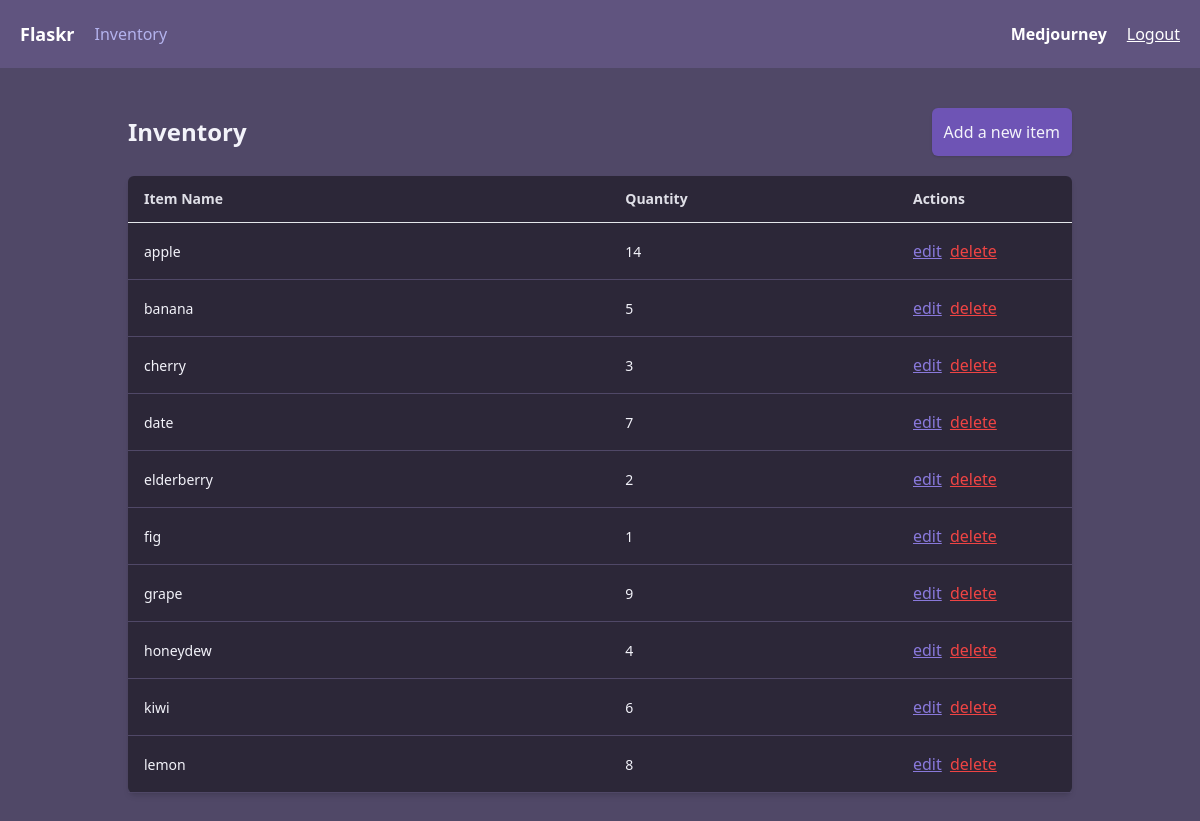
The page /inventory/ (signed in) on the database as committed earlier.
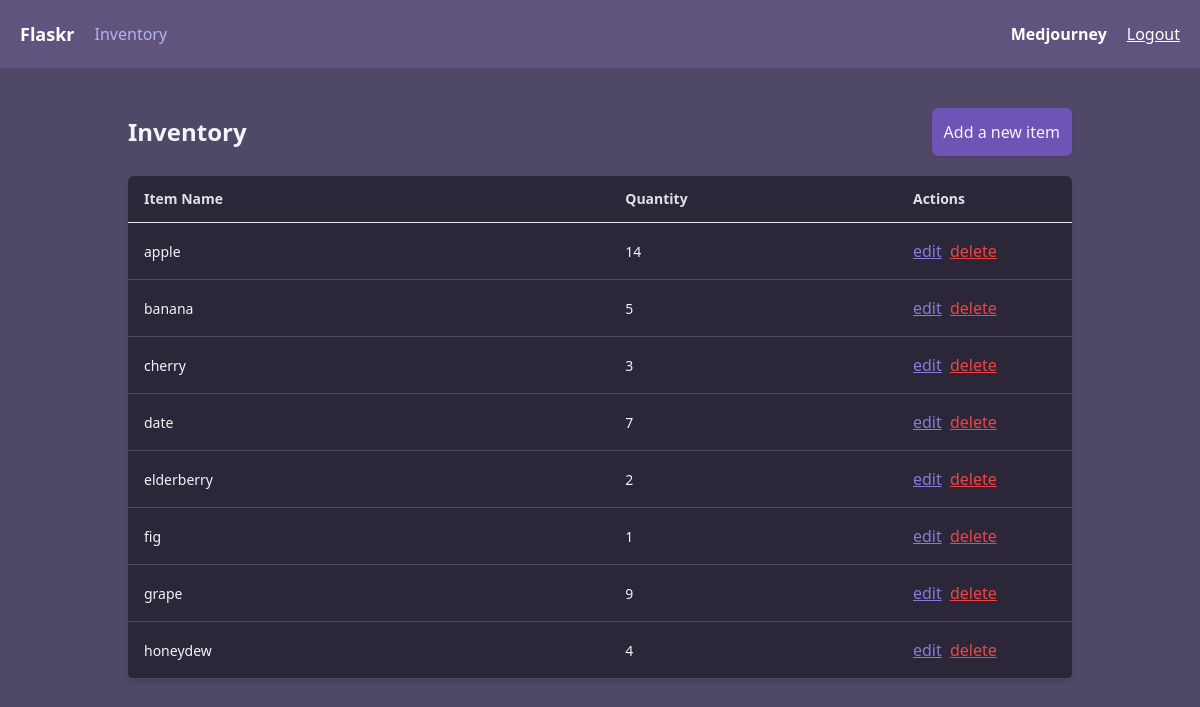
The same page on the database as committed later.
### tables this page shows
CREATE TABLE users (
  id INTEGER PRIMARY KEY AUTOINCREMENT,
  firstname TEXT,
  lastname TEXT,
  username TEXT NOT NULL,
  password TEXT NOT NULL
);

CREATE TABLE items (
  id INTEGER PRIMARY KEY AUTOINCREMENT,
  user_id INTEGER NOT NULL,
  item_name TEXT NOT NULL,
  item_quantity INTEGER NOT NULL,
  FOREIGN KEY (user_id) REFERENCES users (id)
);

### flaskr/inventory.py (the view)
@bp.route("/")
@auth.login_required
def index():
    db = get_db()
    items = db.execute(
        "SELECT * FROM items WHERE user_id = ?", (str(g.user["id"]))
    ).fetchall()
    return render_template("inventory/index.html", items=items)

### flaskr/auth.py (called while the page is built)
def login_required(view):
    @functools.wraps(view)
    def wrapped_view(**kwargs):
        if g.user is None:
            return redirect(url_for("auth.login"))
        return view(**kwargs)
    return wrapped_view

@bp.before_app_request
def load_logged_in_user():
    user_id = session.get("user_id")
    if user_id is None:
        g.user = None
    else:
        g.user = (
            get_db().execute("SELECT * FROM users WHERE id = ?", (user_id,)).fetchone()
        )

### flaskr/db.py (called while the page is built)
def get_db():
    if "db" not in g:
        g.db = sqlite3.connect(
            current_app.config["DATABASE"], detect_types=sqlite3.PARSE_DECLTYPES
        )
        g.db.row_factory = sqlite3.Row
    return g.db

### flaskr/templates/inventory/index.html (shortened to what this page needs)
{% extends 'base.html' %}
{% block content %}
<main class="p-10 max-w-5xl mx-auto text-steel-gray-50">
  <div class="flex flex-row items-center justify-between mb-5">
    <h1 class="text-2xl font-bold">Inventory</h1>
    <a href="{{ url_for('inventory.create') }}"
      class="p-3 rounded-md shadow bg-blue-violet-700 hover:bg-blue-violet-800">Add a new
      item</a>
  </div>
  <div class="relative flex flex-col w-full h-full bg-steel-gray-950 shadow-md rounded-md bg-clip-border">
    <table class="w-full text-left table-auto min-w-max">
      <thead>
        <tr>
          <th class="p-4 border-b">
            <p class="block font-sans text-sm antialiased font-bold leading-none opacity-90">
              Item Name
            </p>
          </th>
          <th class="py-4 border-b">
            <p class="block font-sans text-sm antialiased font-bold leading-none opacity-90">
              Quantity
            </p>
          </th>
          <th class="border-b w-40">
            <p class="block font-sans text-sm antialiased font-bold leading-none opacity-90">
              Actions
            </p>
          </th>
        </tr>
      </thead>
      <tbody>
        {% for item in items %}
        <tr class="border-b border-steel-gray-900">
          <td class="p-4">
            <p class="block font-sans text-sm antialiased font-normal leading-normal">
              {{ item.item_name }}
            </p>
          </td>
          <td class="py-4">
            <p class="block font-sans text-sm antialiased font-normal leading-normal">
              {{ item.item_quantity }}
            </p>
          </td>
          <td class="py-4 space-x-1">
            <a href="{{ url_for('inventory.view', id=item.id) }}">
              <span class="text-blue-violet-500 underline">edit</span>
            </a>
            <span id="delete-item" data-item-id="{{ item.id }}"
              class="text-red-500 underline cursor-pointer">delete</span>
          </td>
        </tr>
        {% endfor %}
      </tbody>
    </table>
  </div>
</main>
{% endblock %}

### flaskr/templates/base.html (shortened to what this page needs)
<!DOCTYPE html>
<html lang="en">
<head>
  <link rel="stylesheet" href="{{ url_for('static', filename='css/output.css') }}">
</head>
<nav class="flex items-center justify-between p-5 bg-steel-gray-800 text-white">
  <div class="flex items-center space-x-5">
    <div class="flex items-center space-x-5">
      <a href="{{ url_for('index') }}" class="font-bold text-lg text-steel
      -gray-50">Flaskr</a>
      {% if g.user %}
      <a href="{{ url_for('inventory.index') }}" class="text-blue-violet-300 hover:underline">Inventory</a>
      {% endif %}
    </div>
  </div>
  {% if g.user %}
  <div class="flex items-center space-x-5">
    <span class="font-bold">{{ g.user['username'] }}</span>
    <a href="{{ url_for('auth.logout') }}" class="underline text-steel
      -gray-50">Logout</a>
  </div>
  {% endif %}
</nav>
<body class="bg-steel-gray-900">
  {% block content %}{% endblock %}
</body>
</html>

Rows that differ between the two databases and show on the page:
removed items: item_name "kiwi", item_quantity "6"
removed items: item_name "lemon", item_quantity "8"
